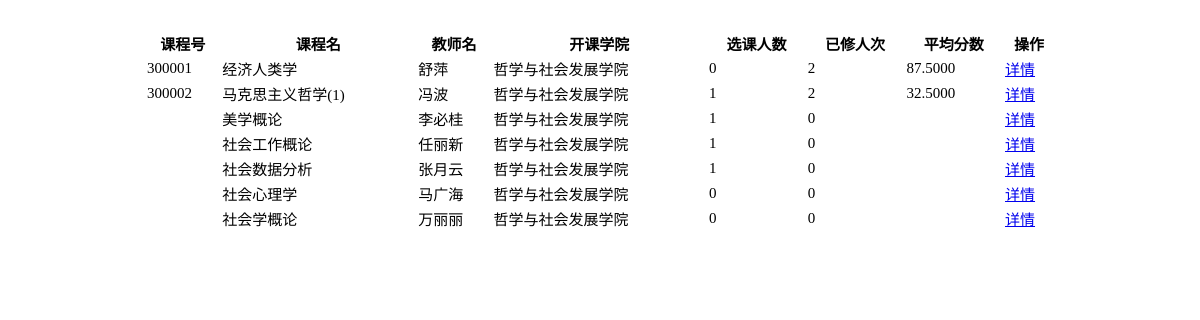
/admin/fun/classStatistic.php, run on the app's committed database.
### tables this page shows
CREATE TABLE `course` (
  `cid` char(6) DEFAULT NULL,
  `cname` varchar(15) DEFAULT NULL,
  `credit` decimal(2,1) DEFAULT NULL,
  `cadd` varchar(20) DEFAULT NULL,
  `did` char(2) DEFAULT NULL,
  `tname` varchar(15) DEFAULT NULL
);

### admin/fun/classStatistic.php (the view, shortened to what this page needs)
<!DOCTYPE html>
<html lang="en">
<head>
    <link rel="stylesheet" type="text/css" href="../css/fun.css">
</head>
<body>
<table>
    <tr>
        <th>课程号</th>
        <th>课程名</th>
        <th>教师名</th>
        <th>开课学院</th>
        <th>选课人数</th>
        <th>已修人次</th>
        <th>平均分数</th>
        <th>操作</th>
    </tr>
    <?php
    require_once("../../config/database.php");
    $com="select * from course left join (select did,dname from department)as v1 on course.did=v1.did left join
(select cid,count(sid) as taking from student_course natural join course where score is null group by cid) as v2 on course.cid=v2.cid left join
(select cid,count(sid) as finished ,avg(score) as avg_score from student_course natural join course where score is not null group by cid) as v3 on course.cid=v3.cid  where 1=1" ;
    $result=mysqli_query($db,$com);
    if($result){
        while($row=mysqli_fetch_object($result)){
            ?>
            <tr>
                <td><?php echo $row->cid ?></td>
                <td><?php echo $row->cname ?></td>
                <td><?php echo $row->tname ?></td>
                <td><?php echo $row->dname ?></td>
                <td><?php if($row->taking==0)echo "0";else echo $row->taking ?></td>
                <td><?php if($row->finished==0)echo "0";else echo $row->finished ?></td>
                <td><?php echo $row->avg_score ?></td>
                <td><a href="getClassScore.php?cid=<?php echo $row->cid ?>">详情</a></td>
            </tr>
            <?php
        }
    }
    ?>
</table>
</body>
</html>

### admin/css/fun.css (style rules this page uses)
body { margin: 30px; }
table { width:80%; margin: 0 auto; font-size: 15px; }

### data on the page
course: cid "300001", cname "经济人类学", tname "舒萍", dname "哲学与社会发展学院", finished "2", avg_score "87.5000"
course: cid "300002", cname "马克思主义哲学(1)", tname "冯波", dname "哲学与社会发展学院", taking "1", finished "2", avg_score "32.5000"
course: cname "美学概论", tname "李必桂", dname "哲学与社会发展学院", taking "1", shows "0"
course: cname "社会工作概论", tname "任丽新", dname "哲学与社会发展学院", taking "1", shows "0"
course: cname "社会数据分析", tname "张月云", dname "哲学与社会发展学院", taking "1", shows "0"
course: cname "社会心理学", tname "马广海", dname "哲学与社会发展学院", shows "0"
course: cname "社会学概论", tname "万丽丽", dname "哲学与社会发展学院", shows "0"
